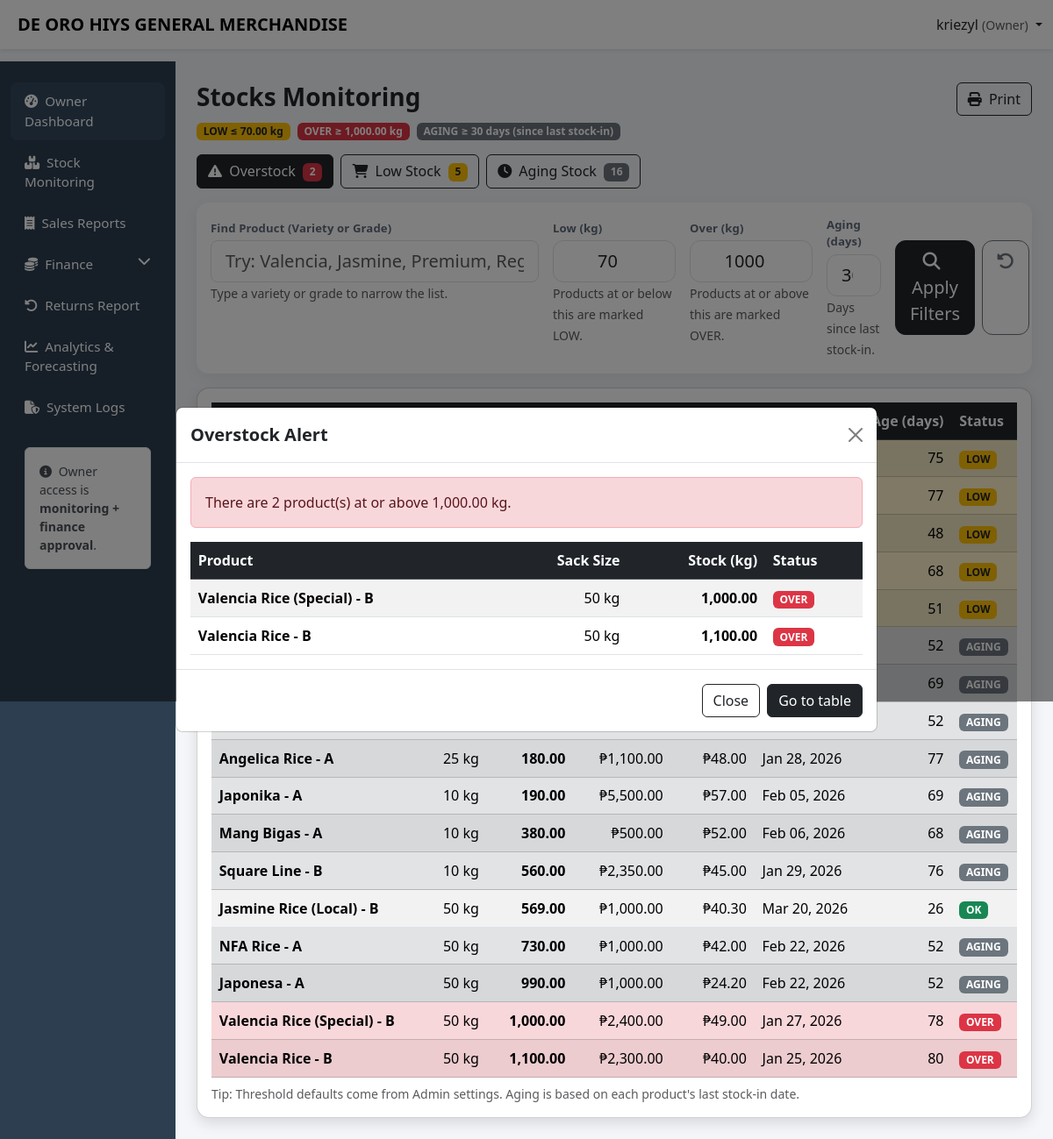
The page /ricesales_stock_monitoring/capstone/owner/inventory_monitoring.php (signed in) on the database its author committed.
### tables this page shows
CREATE TABLE `stock_settings` (
  `id` tinyint(4) NOT NULL,
  `low_threshold_kg` decimal(10,2) NOT NULL DEFAULT 10.00,
  `over_threshold_kg` decimal(10,2) NOT NULL DEFAULT 1000.00,
  `updated_at` datetime DEFAULT current_timestamp() ON UPDATE current_timestamp()
);

CREATE TABLE `products` (
  `product_id` int(11) NOT NULL,
  `variety` varchar(100) DEFAULT NULL,
  `grade` enum('A','B') NOT NULL,
  `unit_weight_kg` decimal(10,2) DEFAULT NULL,
  `price_per_sack` decimal(10,2) NOT NULL,
  `price_per_kg` decimal(10,2) NOT NULL,
  `created_at` timestamp NOT NULL DEFAULT current_timestamp(),
  `archived` tinyint(1) NOT NULL DEFAULT 0,
  `stock_kg` decimal(10,2) NOT NULL DEFAULT 0.00
);

### ricesales_stock_monitoring/capstone/owner/inventory_monitoring.php (the view, shortened to what this page needs)
<?php
$username = $_SESSION['username'] ?? 'Owner';
include '../config/db.php';
$DEFAULT_LOW = 10.0;
$DEFAULT_OVER = 1000.0;
$settingsRow = null;
$settingsRes = $conn->query("SELECT low_threshold_kg, over_threshold_kg FROM stock_settings WHERE id=1 LIMIT 1");
if($settingsRes){
$settingsRow = $settingsRes->fetch_assoc();
}
$dbLow = (float)($settingsRow['low_threshold_kg'] ?? $DEFAULT_LOW);
$dbOver = (float)($settingsRow['over_threshold_kg'] ?? $DEFAULT_OVER);
$search = trim($_GET['search'] ?? '');
$low = (float)($_GET['low'] ?? $dbLow);
$over = (float)($_GET['over'] ?? $dbOver);
$AGE_LIMIT_DAYS = (int)($_GET['age'] ?? 30);
$productsRows = [];
$sql = "
SELECT
p.product_id,
p.variety,
p.grade,
p.unit_weight_kg,
p.price_per_sack,
p.price_per_kg,
IFNULL(SUM(
CASE
WHEN LOWER(it.type)='in' THEN it.qty_kg
WHEN LOWER(it.type)='out' THEN -it.qty_kg
WHEN LOWER(it.type)='adjust' THEN it.qty_kg
ELSE 0
END
),0) AS stock_kg,
MAX(CASE WHEN LOWER(it.type)='in'
THEN DATE(it.created_at)
END) AS last_in_date,
CASE
WHEN MAX(CASE WHEN LOWER(it.type)='in'
THEN DATE(it.created_at)
END) IS NULL
THEN NULL
ELSE DATEDIFF(
CURDATE(),
MAX(CASE WHEN LOWER(it.type)='in'
THEN DATE(it.created_at)
END)
)
END AS age_days
FROM products p
LEFT JOIN inventory_transactions it
ON it.product_id = p.product_id
WHERE p.archived = 0
";
$sql .= "
GROUP BY
p.product_id, p.variety, p.grade, p.unit_weight_kg, p.price_per_sack, p.price_per_kg, p.stock_kg
ORDER BY stock_kg ASC, p.variety ASC
";
$stmt = $conn->prepare($sql);
$stmt->execute();
$res = $stmt->get_result();
if($res){
while($row = $res->fetch_assoc()){
$productsRows[] = $row;
}
}
$lowItems = [];
$overItems = [];
$agingItems = [];
foreach($productsRows as $row){
$stock = (float)($row['stock_kg'] ?? 0);
$ageDays = ($row['age_days'] !== null) ? (int)$row['age_days'] : null;
$label = ($row['variety'].' - '.$row['grade']);
$sackSize = (float)($row['unit_weight_kg'] ?? 0);
if($stock >= $over){
$overItems[] = [
'product' => $label,
'sack' => $sackSize,
'stock' => $stock
];
}
if($stock <= $low){
$lowItems[] = [
'product' => $label,
'sack' => $sackSize,
'stock' => $stock
];
}
if($stock > 0 && $ageDays !== null && $ageDays >= $AGE_LIMIT_DAYS){
$agingItems[] = [
'product' => $label,
'sack' => $sackSize,
'stock' => $stock,
'age_days' => $ageDays,
'last_in_date' => $row['last_in_date'] ?? null,
];
}
}
function h($v){ return htmlspecialchars((string)$v, ENT_QUOTES, 'UTF-8'); }
?>
<!DOCTYPE html>
<html lang="en">
<head>
<link href="https://cdn.jsdelivr.net/npm/bootstrap@5.3.2/dist/css/bootstrap.min.css" rel="stylesheet">
<link href="https://cdnjs.cloudflare.com/ajax/libs/font-awesome/6.5.1/css/all.min.css" rel="stylesheet">
<link href="../css/layout.css" rel="stylesheet">
</head>
<body>
<nav class="navbar navbar-expand-lg navbar-light bg-white shadow-sm fixed-top">
<div class="container-fluid">
<span class="navbar-brand fw-bold ms-2">DE ORO HIYS GENERAL MERCHANDISE</span>
<div class="ms-auto dropdown">
<a class="nav-link dropdown-toggle" data-bs-toggle="dropdown" href="#">
<?= h($username) ?> <small class="text-muted">(Owner)</small>
</a>
</div>
</div>
</nav>
<div class="container-fluid">
<div class="row">
<?php include '../includes/owner_sidebar.php'; ?>
<main class="col-lg-10 ms-sm-auto px-4 main-content">
<div class="py-4">
<div class="d-flex justify-content-between align-items-center flex-wrap gap-2 mb-2">
<div>
<h3 class="fw-bold mb-1">Stocks Monitoring</h3>
</div>
<button class="btn btn-outline-dark" onclick="window.print()">
<i class="fa-solid fa-print me-1"></i> Print
</button>
</div>
<div class="mt-2 d-flex flex-wrap gap-2">
<span class="badge bg-warning text-dark">LOW ≤ <?= number_format($low,2) ?> kg</span>
<span class="badge bg-danger">OVER ≥ <?= number_format($over,2) ?> kg</span>
<span class="badge bg-secondary">AGING ≥ <?= (int)$AGE_LIMIT_DAYS ?> days (since last stock-in)</span>
</div>
<div class="d-flex flex-wrap gap-2 mb-3 mt-3">
<button type="button" class="btn btn-dark"
data-bs-toggle="modal" data-bs-target="#overStockModal"
<?= count($overItems) ? "" : "disabled" ?>>
<i class="fa-solid fa-triangle-exclamation me-1"></i>
Overstock
<span class="badge bg-danger ms-1"><?= (int)count($overItems) ?></span>
</button>
<button type="button" class="btn btn-outline-dark"
data-bs-toggle="modal" data-bs-target="#lowStockModal"
<?= count($lowItems) ? "" : "disabled" ?>>
<i class="fa-solid fa-cart-shopping me-1"></i>
Low Stock
<span class="badge bg-warning text-dark ms-1"><?= (int)count($lowItems) ?></span>
</button>
<button type="button" class="btn btn-outline-dark"
data-bs-toggle="modal" data-bs-target="#agingStockModal"
<?= count($agingItems) ? "" : "disabled" ?>>
<i class="fa-solid fa-clock me-1"></i>
Aging Stock
<span class="badge bg-secondary ms-1"><?= (int)count($agingItems) ?></span>
</button>
</div>
<div class="card filter-card mb-3 border-0">
  <div class="card-body py-3">
    <form class="row g-3" method="get">
      <div class="col-12 col-lg-5">
        <label class="form-label filter-label mb-1">Find Product (Variety or Grade)</label>
        <input class="form-control form-control-lg"
               name="search"
               value="<?= h($search) ?>"
               placeholder="Try: Valencia, Jasmine, Premium, Regular">
        <small class="text-muted">Type a variety or grade to narrow the list.</small>
      </div>
      <div class="col-6 col-md-3 col-lg-2">
        <label class="form-label filter-label mb-1">Low (kg)</label>
        <input class="form-control form-control-lg text-center filter-input"
               type="number" step="0.01"
               name="low"
               value="<?= h((string)$low) ?>">
        <small class="text-muted">Products at or below this are marked LOW.</small>
      </div>
      <div class="col-6 col-md-3 col-lg-2">
        <label class="form-label filter-label mb-1">Over (kg)</label>
        <input class="form-control form-control-lg text-center filter-input"
               type="number" step="0.01"
               name="over"
               value="<?= h((string)$over) ?>">
        <small class="text-muted">Products at or above this are marked OVER.</small>
      </div>
      <div class="col-6 col-md-2 col-lg-1">
        <label class="form-label filter-label mb-1">Aging (days)</label>
        <input class="form-control form-control-lg text-center filter-input"
               type="number" step="1"
               name="age"
               value="<?= h((string)$AGE_LIMIT_DAYS) ?>">
        <small class="text-muted">Days since last stock-in.</small>
      </div>
      <div class="col-6 col-md-2 col-lg-2">
        <div class="d-flex gap-2">
        <button class="btn btn-dark btn-lg w-100 filter-action">
          <i class="fa-solid fa-magnifying-glass me-2"></i>Apply Filters
        </button>
        <a class="btn btn-outline-secondary btn-lg filter-action" href="inventory_monitoring.php" title="Reset filters">
          <i class="fa-solid fa-rotate-left"></i>
        </a>
        </div>
      </div>
    </form>
  </div>
</div>
<div class="card modern-card" id="stockTable">
<div class="card-body">
<div class="table-responsive">
<table class="table table-striped align-middle mb-0">
<thead class="table-dark">
<tr>
<th>Product</th>
<th class="text-end">Sack Size</th>
<th class="text-end">Stock (kg)</th>
<th class="text-end">Price / Sack</th>
<th class="text-end">Price / Kg</th>
<th>Last Stock-in</th>
<th class="text-end">Age (days)</th>
<th>Status</th>
</tr>
</thead>
<tbody>
<?php if(count($productsRows) > 0): ?>
<?php foreach($productsRows as $p):
$stock = (float)($p['stock_kg'] ?? 0);
$ageDays = ($p['age_days'] !== null) ? (int)$p['age_days'] : null;
$isLow = ($stock <= $low);
$isOver = ($stock >= $over);
$isAging = ($stock > 0 && $ageDays !== null && $ageDays >= $AGE_LIMIT_DAYS);
$rowClass = '';
if($isOver) $rowClass = 'table-danger';
elseif($isLow) $rowClass = 'table-warning';
elseif($isAging) $rowClass = 'table-secondary';
?>
<tr class="<?= $rowClass ?>">
<td class="fw-bold"><?= h($p['variety'].' - '.$p['grade']) ?></td>
<td class="text-end"><?= number_format((float)($p['unit_weight_kg'] ?? 0),0) ?> kg</td>
<td class="text-end fw-bold"><?= number_format($stock,2) ?></td>
<td class="text-end">₱<?= number_format((float)($p['price_per_sack'] ?? 0),2) ?></td>
<td class="text-end">₱<?= number_format((float)($p['price_per_kg'] ?? 0),2) ?></td>
<td>
<?php if(!empty($p['last_in_date'])): ?>
<?= h(date("M d, Y", strtotime($p['last_in_date']))) ?>
<?php else: ?>
—
<?php endif; ?>
</td>
<td class="text-end"><?= ($ageDays !== null ? (int)$ageDays : '—') ?></td>
<td>
<?php if($stock <= 0): ?>
<span class="badge bg-secondary">OUT</span>
<?php elseif($isOver): ?>
<span class="badge bg-danger">OVER</span>
<?php elseif($isLow): ?>
<span class="badge bg-warning text-dark">LOW</span>
<?php elseif($isAging): ?>
<span class="badge bg-secondary">AGING</span>
<?php else: ?>
<span class="badge bg-success">OK</span>
<?php endif; ?>
</td>
</tr>
<?php endforeach; ?>
<?php else: ?>
<tr><td colspan="8" class="text-center text-muted">No active products found.</td></tr>
<?php endif; ?>
</tbody>
</table>
</div>
<div class="text-muted small mt-2">
Tip: Threshold defaults come from Admin settings. Aging is based on each product's last stock-in date.
</div>
</div>
</div>
</div>
</main>
</div>
</div>
<div class="modal fade" id="overStockModal" tabindex="-1" aria-hidden="true">
<div class="modal-dialog modal-lg modal-dialog-centered">
<div class="modal-content">
<div class="modal-header">
<h5 class="modal-title fw-bold">Overstock Alert</h5>
<button type="button" class="btn-close" data-bs-dismiss="modal"></button>
</div>
<div class="modal-body">
<?php if(count($overItems) === 0): ?>
<div class="alert alert-success mb-0">No overstock items right now.</div>
<?php else: ?>
<div class="alert alert-danger mb-3">
There are <?= (int)count($overItems) ?> product(s) at or above <?= number_format($over,2) ?> kg.
</div>
<div class="table-responsive">
<table class="table table-sm table-striped align-middle mb-0">
<thead class="table-dark">
<tr>
<th>Product</th>
<th class="text-end">Sack Size</th>
<th class="text-end">Stock (kg)</th>
<th>Status</th>
</tr>
</thead>
<tbody>
<?php foreach($overItems as $oi): ?>
<tr>
<td class="fw-semibold"><?= h($oi['product']) ?></td>
<td class="text-end"><?= number_format((float)$oi['sack'],0) ?> kg</td>
<td class="text-end fw-bold"><?= number_format((float)$oi['stock'],2) ?></td>
<td><span class="badge bg-danger">OVER</span></td>
</tr>
<?php endforeach; ?>
</tbody>
</table>
</div>
<?php endif; ?>
</div>
<div class="modal-footer">
<button class="btn btn-outline-dark" data-bs-dismiss="modal">Close</button>
<a class="btn btn-dark" href="#stockTable">Go to table</a>
</div>
</div>
</div>
</div>
</body>
</html>

### ricesales_stock_monitoring/capstone/css/layout.css (style rules this page uses)
body { background:#f4f6f9; padding-top: 60px; }
.modern-card { border-radius:14px; box-shadow:0 6px 16px rgba(0,0,0,.12); transition:.3s; }
.main-content { padding-top:0px; }
.modal { z-index: 1055; }
.table td, .table th { padding:0.55rem; vertical-align: middle; }
.table td,.table th { vertical-align:middle; }
table td, .table th { padding:0.55rem; vertical-align: middle; }
body { background:#f4f6f9; padding-top:70px; }
.modern-card { border-radius:14px; box-shadow:0 6px 16px rgba(0,0,0,.12); }
.table td, .table th { vertical-align: middle; }

### ricesales_stock_monitoring/capstone/owner/inventory_monitoring.php (style rules this page uses)
.filter-card { border-radius: 14px; border: 1px solid #e8ebef; box-shadow: 0 6px 18px rgba(0,0,0,.06); }
.filter-label { font-size: .82rem; font-weight: 700; color: #5f6b7a; letter-spacing: .01em; }
.filter-input { border-radius: 12px; }
.filter-action { border-radius: 12px; }

### rows shown on the page
stock_settings: low_threshold_kg "70.00", over_threshold_kg "1,000.00", low "70", over "1000"
products: ageDays "75", shows "LOW"
products: ageDays "77", shows "LOW"
products: ageDays "48", shows "LOW"
products: ageDays "68", shows "LOW"
products: ageDays "51", shows "LOW"
products: ageDays "52", shows "AGING"
products: ageDays "69", shows "AGING"
products: ageDays "52", shows "AGING"
products: variety+grade "Angelica Rice - A", unit_weight_kg "25", stock "180.00", price_per_sack "1,100.00", price_per_kg "48.00", last_in_date "Jan 28, 2026", ageDays "77", shows "AGING"
products: variety+grade "Japonika - A", unit_weight_kg "10", stock "190.00", price_per_sack "5,500.00", price_per_kg "57.00", last_in_date "Feb 05, 2026", ageDays "69", shows "AGING"
products: variety+grade "Mang Bigas - A", unit_weight_kg "10", stock "380.00", price_per_sack "500.00", price_per_kg "52.00", last_in_date "Feb 06, 2026", ageDays "68", shows "AGING"
products: variety+grade "Square Line - B", unit_weight_kg "10", stock "560.00", price_per_sack "2,350.00", price_per_kg "45.00", last_in_date "Jan 29, 2026", ageDays "76", shows "AGING"
products: variety+grade "Jasmine Rice (Local) - B", unit_weight_kg "50", stock "569.00", price_per_sack "1,000.00", price_per_kg "40.30", last_in_date "Mar 20, 2026", ageDays "26", shows "OK"
products: variety+grade "NFA Rice - A", unit_weight_kg "50", stock "730.00", price_per_sack "1,000.00", price_per_kg "42.00", last_in_date "Feb 22, 2026", ageDays "52", shows "AGING"
products: variety+grade "Japonesa - A", unit_weight_kg "50", stock "990.00", price_per_sack "1,000.00", price_per_kg "24.20", last_in_date "Feb 22, 2026", ageDays "52", shows "AGING"
products: variety+grade "Valencia Rice (Special) - B", unit_weight_kg "50", stock "1,000.00", price_per_sack "2,400.00", price_per_kg "49.00", last_in_date "Jan 27, 2026", ageDays "78", shows "OVER"
products: variety+grade "Valencia Rice - B", unit_weight_kg "50", stock "1,100.00", price_per_sack "2,300.00", price_per_kg "40.00", last_in_date "Jan 25, 2026", ageDays "80", shows "OVER"

### other values the page prints
$username "kriezyl"
$AGE_LIMIT_DAYS "30"
count($overItems) "2"
count($lowItems) "5"
count($agingItems) "16"
$oi['product'] "Valencia Rice (Special) - B"
$oi['sack'] "50"
$oi['stock'] "1,000.00"
$oi['product'] "Valencia Rice - B"
$oi['stock'] "1,100.00"
